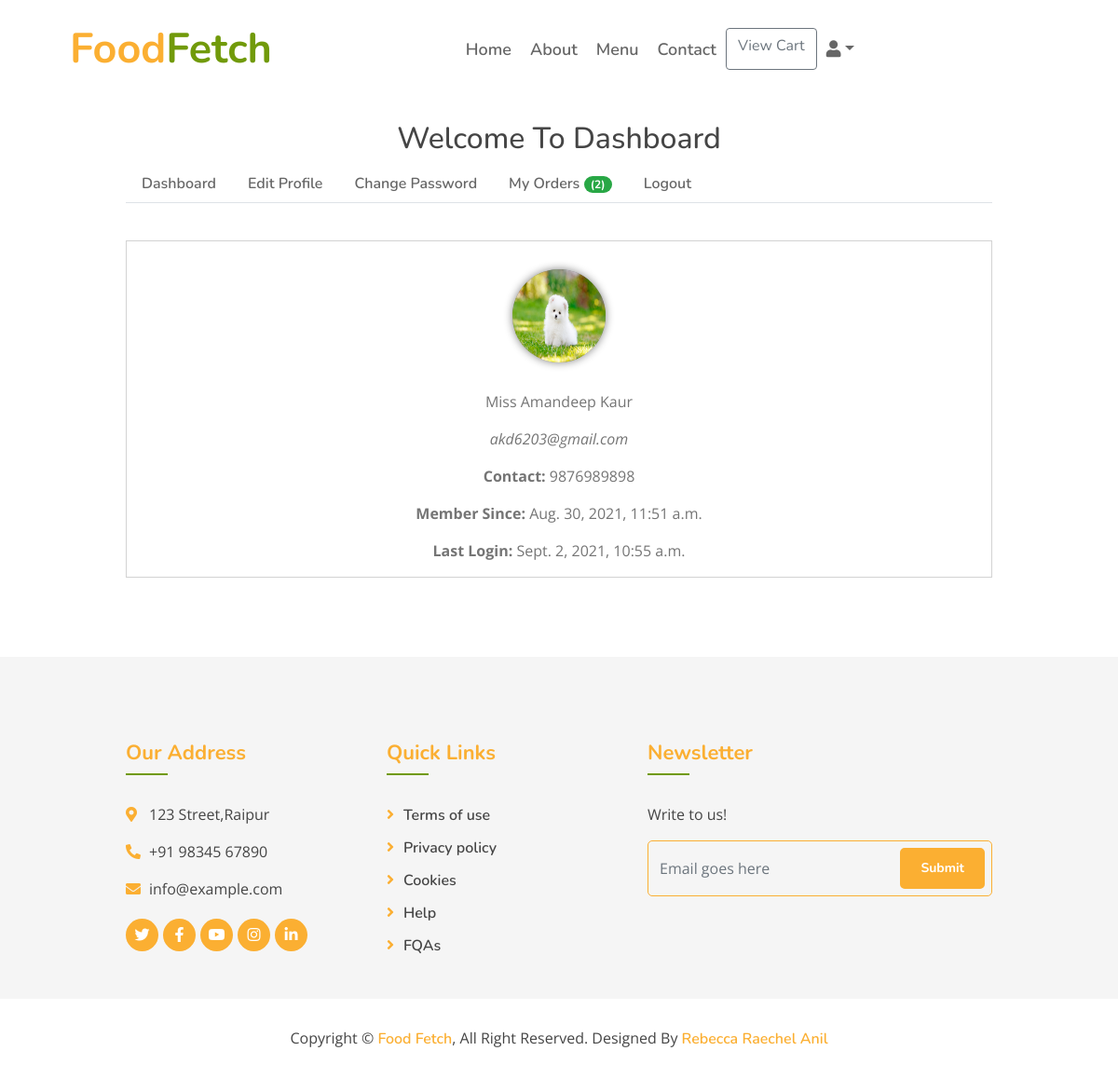
The app's page /dashboard/ (signed in) with its own data.
### myapp/models.py (models this page shows, shortened)
class Profile(models.Model):
    user = models.OneToOneField(User, on_delete=models.CASCADE)
    profile_pic = models.ImageField(upload_to='profiles/%Y/%m/%d', null=True, blank=True)
    contact_number = models.CharField(max_length=15, null=True, blank=True)
    address = models.TextField(blank=True)
    updated_on = models.DateTimeField(auto_now=True)
    class Meta:
        verbose_name_plural="Profile Table"

### myapp/views.py (the view, shortened to what this page needs)
# urls.py: path('dashboard/', views.dashboard, name='dashboard'),
def dashboard(request):
    context={}
    login_user = get_object_or_404(User, id = request.user.id)
    profile = Profile.objects.get(user__id=request.user.id)
    context['profile'] = profile
    orders = Order.objects.filter(customer__user__id=request.user.id).order_by('-id')
    context['orders']=orders
    return render(request, 'dashboard.html', context)

### template/dashboard.html (shortened to what this page needs)
{% extends "base.html" %}
{% block content %}
<section id="mu-contact" style="padding-top:100px;">
    <div class="container">
        <div class="row">
            <div class="col-md-12">
                <div class="mu-contact-area">
                    <div class="mu-heading-area text-center">
                        <h2 class="mu-heading-title" style="margin-top: 30px;">Welcome To Dashboard</h2>
                    </div>
                    <div class="mu-contact-content">
                        <ul class="nav nav-tabs">
                            <li class="nav-item">
                                <a href="#dash" class="nav-link" data-toggle="tab">Dashboard</a>
                            </li>
                            <li class="nav-item">
                                <a href="#edit" class="nav-link" data-toggle="tab">Edit Profile</a>
                            </li>
                            <li class="nav-item">
                                <a href="#cpass" class="nav-link" data-toggle="tab">Change Password</a>
                            </li>
                            <li class="nav-item">
                                <a href="#orders" class="nav-link" data-toggle="tab">My Orders
                                    <span class="badge badge-success badge-pill">({{orders|length}})</span>
                                </a>
                            </li>
                            <li class="nav-item">
                                <a href="{% url 'logout' %}" class="nav-link" >Logout</a>
                            </li>
                        </ul>
                        <div class="tab-content">
                            <div class="tab-pane container-fluid active" id="dash">
                                <div class="row">
                                    <div class="col-md-12 text-center dash-content">
                                        {% if profile.profile_pic %}
                                        <a href="/media/{{profile.profile_pic}}"><img src="/media/{{profile.profile_pic}}" alt="" class="pic"></a>
                                        {% else %}
                                        <span class='pic'>{{profile.user.first_name.0}}</span>
                                        {% endif %}
                                        <p>{{user.first_name}}</p>
                                        <p><em>{{user.email}}</em></p>
                                        <p><strong>Contact: </strong>{{profile.contact_number}}</p>
                                        <p><strong>Member Since: </strong>{{user.date_joined}}</p>
                                        <p><strong>Last Login: </strong>{{user.last_login}}</p>
                                    </div>
                                </div>
                            </div>
                        </div>
                    </div>
                </div>
            </div>
        </div>
    </div>
</section>
{% endblock %}

### static/css/style.css (style rules this page uses)
body { color: #757575; background: #ffffff; font-family: 'open sans', sans-serif; }
h1, h2, h3, h4, h5, h6 { color: #454545; font-family: 'Nunito', sans-serif; }
a { font-family: 'Nunito', sans-serif; font-weight: 600; color: #fbaf32; transition: .3s; }
.container-fluid { max-width: 1366px; }

### template/dashboard.html (style rules this page uses)
.nav-link { color:#666666 !important; }
.dash-content { border:1px solid lightgray; margin:40px 0px; }
.dash-content .pic { background-color: gray; color: white; display: inline-block; height: 100px;width: 100px; border-radius: 50%; margin: 30px 0px; font-size: 30px; text-align: center; line-height: 100px; box-shadow: 0px 0px 10px gray; }
.container { width: 80%; }

### records on screen
Profile: profile_pic (picture), contact_number "9876989898"

### other values on screen
{{ orders|length }} "2"
{{ user.first_name }} "Miss Amandeep Kaur"
{{ user.email }} "akd6203@gmail.com"
{{ user.date_joined }} "Aug. 30, 2021, 11:51 a.m."
{{ user.last_login }} "Sept. 2, 2021, 10:55 a.m."
